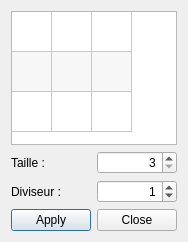
<?xml version="1.0" encoding="UTF-8"?>
<ui version="4.0">
 <class>KmatrixDialog</class>
 <widget class="QDialog" name="KmatrixDialog">
  <property name="geometry">
   <rect>
    <x>0</x>
    <y>0</y>
    <width>170</width>
    <height>242</height>
   </rect>
  </property>
  <property name="sizePolicy">
   <sizepolicy hsizetype="Expanding" vsizetype="Expanding">
    <horstretch>0</horstretch>
    <verstretch>0</verstretch>
   </sizepolicy>
  </property>
  <property name="windowTitle">
   <string>Custom filter</string>
  </property>
  <layout class="QGridLayout" name="gridLayout_2">
   <item row="0" column="0">
    <layout class="QGridLayout" name="gridLayout">
     <item row="0" column="0">
      <widget class="QTableWidget" name="tableWidget">
       <property name="sizePolicy">
        <sizepolicy hsizetype="Expanding" vsizetype="Expanding">
         <horstretch>0</horstretch>
         <verstretch>0</verstretch>
        </sizepolicy>
       </property>
       <property name="dragEnabled">
        <bool>false</bool>
       </property>
       <property name="dragDropOverwriteMode">
        <bool>false</bool>
       </property>
       <property name="dragDropMode">
        <enum>QAbstractItemView::NoDragDrop</enum>
       </property>
       <property name="defaultDropAction">
        <enum>Qt::CopyAction</enum>
       </property>
       <property name="alternatingRowColors">
        <bool>true</bool>
       </property>
       <property name="rowCount">
        <number>3</number>
       </property>
       <property name="columnCount">
        <number>3</number>
       </property>
       <attribute name="horizontalHeaderVisible">
        <bool>false</bool>
       </attribute>
       <attribute name="horizontalHeaderDefaultSectionSize">
        <number>40</number>
       </attribute>
       <attribute name="horizontalHeaderMinimumSectionSize">
        <number>40</number>
       </attribute>
       <attribute name="verticalHeaderVisible">
        <bool>false</bool>
       </attribute>
       <attribute name="verticalHeaderCascadingSectionResizes">
        <bool>false</bool>
       </attribute>
       <attribute name="verticalHeaderDefaultSectionSize">
        <number>40</number>
       </attribute>
       <attribute name="verticalHeaderMinimumSectionSize">
        <number>40</number>
       </attribute>
       <row/>
       <row/>
       <row/>
       <column/>
       <column/>
       <column/>
      </widget>
     </item>
    </layout>
   </item>
   <item row="1" column="0">
    <layout class="QGridLayout" name="gridLayout_3">
     <item row="0" column="1">
      <widget class="QSpinBox" name="spinBox">
       <property name="alignment">
        <set>Qt::AlignRight|Qt::AlignTrailing|Qt::AlignVCenter</set>
       </property>
       <property name="suffix">
        <string/>
       </property>
       <property name="minimum">
        <number>3</number>
       </property>
       <property name="maximum">
        <number>15</number>
       </property>
       <property name="singleStep">
        <number>2</number>
       </property>
      </widget>
     </item>
     <item row="0" column="0">
      <widget class="QLabel" name="label">
       <property name="text">
        <string>Taille : </string>
       </property>
      </widget>
     </item>
     <item row="1" column="0">
      <widget class="QLabel" name="label_2">
       <property name="text">
        <string>Diviseur : </string>
       </property>
      </widget>
     </item>
     <item row="1" column="1">
      <widget class="QSpinBox" name="spinBox_2">
       <property name="alignment">
        <set>Qt::AlignRight|Qt::AlignTrailing|Qt::AlignVCenter</set>
       </property>
       <property name="maximum">
        <number>1000000</number>
       </property>
       <property name="value">
        <number>1</number>
       </property>
      </widget>
     </item>
    </layout>
   </item>
   <item row="2" column="0">
    <layout class="QGridLayout" name="gridLayout_4">
     <item row="0" column="0">
      <widget class="QDialogButtonBox" name="buttonBox">
       <property name="orientation">
        <enum>Qt::Horizontal</enum>
       </property>
       <property name="standardButtons">
        <set>QDialogButtonBox::Apply</set>
       </property>
      </widget>
     </item>
     <item row="0" column="1">
      <widget class="QDialogButtonBox" name="buttonBox_2">
       <property name="layoutDirection">
        <enum>Qt::RightToLeft</enum>
       </property>
       <property name="standardButtons">
        <set>QDialogButtonBox::Close</set>
       </property>
      </widget>
     </item>
    </layout>
   </item>
  </layout>
 </widget>
 <resources/>
 <connections>
  <connection>
   <sender>buttonBox</sender>
   <signal>clicked(QAbstractButton*)</signal>
   <receiver>KmatrixDialog</receiver>
   <slot>validateCustomMatrix()</slot>
   <hints>
    <hint type="sourcelabel">
     <x>248</x>
     <y>254</y>
    </hint>
    <hint type="destinationlabel">
     <x>157</x>
     <y>274</y>
    </hint>
   </hints>
  </connection>
  <connection>
   <sender>buttonBox_2</sender>
   <signal>clicked(QAbstractButton*)</signal>
   <receiver>KmatrixDialog</receiver>
   <slot>close()</slot>
   <hints>
    <hint type="sourcelabel">
     <x>135</x>
     <y>223</y>
    </hint>
    <hint type="destinationlabel">
     <x>286</x>
     <y>274</y>
    </hint>
   </hints>
  </connection>
  <connection>
   <sender>spinBox</sender>
   <signal>valueChanged(int)</signal>
   <receiver>KmatrixDialog</receiver>
   <slot>setMatrixSize(int)</slot>
   <hints>
    <hint type="sourcelabel">
     <x>105</x>
     <y>155</y>
    </hint>
    <hint type="destinationlabel">
     <x>72</x>
     <y>104</y>
    </hint>
   </hints>
  </connection>
  <connection>
   <sender>tableWidget</sender>
   <signal>cellChanged(int,int)</signal>
   <receiver>KmatrixDialog</receiver>
   <slot>checkInput(int,int)</slot>
   <hints>
    <hint type="sourcelabel">
     <x>92</x>
     <y>76</y>
    </hint>
    <hint type="destinationlabel">
     <x>92</x>
     <y>123</y>
    </hint>
   </hints>
  </connection>
 </connections>
 <slots>
  <slot>setMatrixSize(int)</slot>
  <slot>validateCustomMatrix()</slot>
  <slot>checkInput(int,int)</slot>
 </slots>
</ui>
